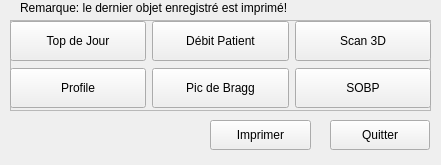
<?xml version="1.0" encoding="UTF-8"?>
<ui version="4.0">
 <class>PrintDialog</class>
 <widget class="QWidget" name="PrintDialog">
  <property name="geometry">
   <rect>
    <x>0</x>
    <y>0</y>
    <width>441</width>
    <height>165</height>
   </rect>
  </property>
  <property name="windowTitle">
   <string>Form</string>
  </property>
  <property name="styleSheet">
   <string notr="true">QPushButton:checked
{
    background-color: #3daee9;
}
</string>
  </property>
  <widget class="QPushButton" name="pushButton_print">
   <property name="geometry">
    <rect>
     <x>210</x>
     <y>120</y>
     <width>101</width>
     <height>30</height>
    </rect>
   </property>
   <property name="text">
    <string>Imprimer</string>
   </property>
  </widget>
  <widget class="QPushButton" name="pushButton_quitte">
   <property name="geometry">
    <rect>
     <x>330</x>
     <y>120</y>
     <width>100</width>
     <height>30</height>
    </rect>
   </property>
   <property name="text">
    <string>Quitter</string>
   </property>
  </widget>
  <widget class="QLabel" name="label">
   <property name="geometry">
    <rect>
     <x>20</x>
     <y>0</y>
     <width>361</width>
     <height>16</height>
    </rect>
   </property>
   <property name="text">
    <string>&lt;html&gt;&lt;head/&gt;&lt;body&gt;&lt;p&gt;Remarque: le dernier objet enregistré est imprimé!&lt;/p&gt;&lt;/body&gt;&lt;/html&gt;</string>
   </property>
  </widget>
  <widget class="QFrame" name="frame">
   <property name="geometry">
    <rect>
     <x>10</x>
     <y>20</y>
     <width>421</width>
     <height>91</height>
    </rect>
   </property>
   <property name="styleSheet">
    <string notr="true"/>
   </property>
   <property name="frameShape">
    <enum>QFrame::StyledPanel</enum>
   </property>
   <property name="frameShadow">
    <enum>QFrame::Raised</enum>
   </property>
   <widget class="QWidget" name="gridLayoutWidget">
    <property name="geometry">
     <rect>
      <x>0</x>
      <y>0</y>
      <width>421</width>
      <height>91</height>
     </rect>
    </property>
    <layout class="QGridLayout" name="gridLayout">
     <item row="2" column="1">
      <widget class="QPushButton" name="pushButton_showDebitPatient">
       <property name="minimumSize">
        <size>
         <width>130</width>
         <height>40</height>
        </size>
       </property>
       <property name="text">
        <string>Débit Patient</string>
       </property>
       <property name="checkable">
        <bool>true</bool>
       </property>
      </widget>
     </item>
     <item row="2" column="0">
      <widget class="QPushButton" name="pushButton_showTopDeJour">
       <property name="minimumSize">
        <size>
         <width>130</width>
         <height>40</height>
        </size>
       </property>
       <property name="text">
        <string>Top de Jour</string>
       </property>
       <property name="checkable">
        <bool>true</bool>
       </property>
      </widget>
     </item>
     <item row="2" column="2">
      <widget class="QPushButton" name="pushButton_showScan3D">
       <property name="minimumSize">
        <size>
         <width>130</width>
         <height>40</height>
        </size>
       </property>
       <property name="text">
        <string>Scan 3D</string>
       </property>
       <property name="checkable">
        <bool>true</bool>
       </property>
      </widget>
     </item>
     <item row="3" column="0">
      <widget class="QPushButton" name="pushButton_showProfile">
       <property name="minimumSize">
        <size>
         <width>130</width>
         <height>40</height>
        </size>
       </property>
       <property name="text">
        <string>Profile</string>
       </property>
       <property name="checkable">
        <bool>true</bool>
       </property>
      </widget>
     </item>
     <item row="3" column="1">
      <widget class="QPushButton" name="pushButton_showPicDeBragg">
       <property name="minimumSize">
        <size>
         <width>130</width>
         <height>40</height>
        </size>
       </property>
       <property name="text">
        <string>Pic de Bragg</string>
       </property>
       <property name="checkable">
        <bool>true</bool>
       </property>
      </widget>
     </item>
     <item row="3" column="2">
      <widget class="QPushButton" name="pushButton_showSOBP">
       <property name="minimumSize">
        <size>
         <width>130</width>
         <height>40</height>
        </size>
       </property>
       <property name="text">
        <string>SOBP</string>
       </property>
       <property name="checkable">
        <bool>true</bool>
       </property>
      </widget>
     </item>
    </layout>
   </widget>
  </widget>
 </widget>
 <resources/>
 <connections/>
</ui>
